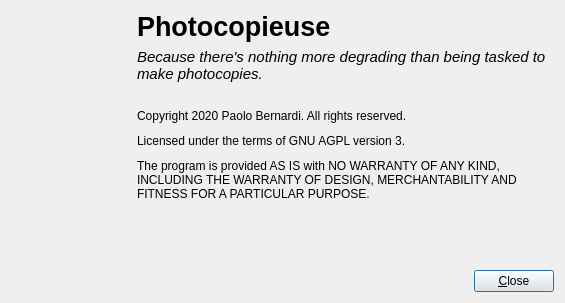
<?xml version="1.0" encoding="UTF-8"?>
<ui version="4.0">
 <class>Dialog</class>
 <widget class="QDialog" name="Dialog">
  <property name="geometry">
   <rect>
    <x>0</x>
    <y>0</y>
    <width>565</width>
    <height>303</height>
   </rect>
  </property>
  <property name="windowTitle">
   <string>About Photocopieuse</string>
  </property>
  <property name="windowIcon">
   <iconset>
    <normaloff>../img/pbse.png</normaloff>../img/pbse.png</iconset>
  </property>
  <layout class="QHBoxLayout" name="horizontalLayout">
   <item>
    <widget class="QWidget" name="widget_2" native="true">
     <property name="minimumSize">
      <size>
       <width>120</width>
       <height>0</height>
      </size>
     </property>
     <property name="maximumSize">
      <size>
       <width>120</width>
       <height>16777215</height>
      </size>
     </property>
     <layout class="QVBoxLayout" name="verticalLayout">
      <item>
       <widget class="QLabel" name="label_4">
        <property name="text">
         <string/>
        </property>
        <property name="pixmap">
         <pixmap>../img/pbse.png</pixmap>
        </property>
       </widget>
      </item>
      <item>
       <spacer name="verticalSpacer">
        <property name="orientation">
         <enum>Qt::Vertical</enum>
        </property>
        <property name="sizeHint" stdset="0">
         <size>
          <width>20</width>
          <height>40</height>
         </size>
        </property>
       </spacer>
      </item>
     </layout>
    </widget>
   </item>
   <item>
    <widget class="QWidget" name="widget" native="true">
     <property name="autoFillBackground">
      <bool>false</bool>
     </property>
     <layout class="QVBoxLayout" name="verticalLayout_2">
      <property name="leftMargin">
       <number>0</number>
      </property>
      <property name="topMargin">
       <number>0</number>
      </property>
      <property name="rightMargin">
       <number>0</number>
      </property>
      <property name="bottomMargin">
       <number>0</number>
      </property>
      <item>
       <widget class="QLabel" name="label">
        <property name="font">
         <font>
          <pointsize>20</pointsize>
          <weight>75</weight>
          <bold>true</bold>
         </font>
        </property>
        <property name="text">
         <string>Photocopieuse</string>
        </property>
       </widget>
      </item>
      <item>
       <widget class="QLabel" name="label_2">
        <property name="minimumSize">
         <size>
          <width>0</width>
          <height>29</height>
         </size>
        </property>
        <property name="font">
         <font>
          <pointsize>11</pointsize>
          <italic>true</italic>
         </font>
        </property>
        <property name="text">
         <string>Because there's nothing more degrading than being tasked to make photocopies.</string>
        </property>
        <property name="wordWrap">
         <bool>true</bool>
        </property>
       </widget>
      </item>
      <item>
       <spacer name="verticalSpacer_4">
        <property name="orientation">
         <enum>Qt::Vertical</enum>
        </property>
        <property name="sizeType">
         <enum>QSizePolicy::Fixed</enum>
        </property>
        <property name="sizeHint" stdset="0">
         <size>
          <width>20</width>
          <height>20</height>
         </size>
        </property>
       </spacer>
      </item>
      <item>
       <widget class="QLabel" name="label_3">
        <property name="text">
         <string>Copyright 2020 Paolo Bernardi. All rights reserved.</string>
        </property>
       </widget>
      </item>
      <item>
       <spacer name="verticalSpacer_6">
        <property name="orientation">
         <enum>Qt::Vertical</enum>
        </property>
        <property name="sizeType">
         <enum>QSizePolicy::Fixed</enum>
        </property>
        <property name="sizeHint" stdset="0">
         <size>
          <width>20</width>
          <height>5</height>
         </size>
        </property>
       </spacer>
      </item>
      <item>
       <widget class="QLabel" name="label_5">
        <property name="text">
         <string>Licensed under the terms of GNU AGPL version 3.</string>
        </property>
       </widget>
      </item>
      <item>
       <spacer name="verticalSpacer_5">
        <property name="orientation">
         <enum>Qt::Vertical</enum>
        </property>
        <property name="sizeType">
         <enum>QSizePolicy::Fixed</enum>
        </property>
        <property name="sizeHint" stdset="0">
         <size>
          <width>20</width>
          <height>5</height>
         </size>
        </property>
       </spacer>
      </item>
      <item>
       <widget class="QLabel" name="label_6">
        <property name="text">
         <string>The program is provided AS IS with NO WARRANTY OF ANY KIND, INCLUDING THE WARRANTY OF DESIGN, MERCHANTABILITY AND FITNESS FOR A PARTICULAR PURPOSE.</string>
        </property>
        <property name="wordWrap">
         <bool>true</bool>
        </property>
       </widget>
      </item>
      <item>
       <spacer name="verticalSpacer_2">
        <property name="orientation">
         <enum>Qt::Vertical</enum>
        </property>
        <property name="sizeHint" stdset="0">
         <size>
          <width>20</width>
          <height>40</height>
         </size>
        </property>
       </spacer>
      </item>
      <item>
       <widget class="QWidget" name="widget_3" native="true">
        <layout class="QHBoxLayout" name="horizontalLayout_2">
         <property name="spacing">
          <number>0</number>
         </property>
         <property name="leftMargin">
          <number>0</number>
         </property>
         <property name="topMargin">
          <number>0</number>
         </property>
         <property name="rightMargin">
          <number>0</number>
         </property>
         <property name="bottomMargin">
          <number>0</number>
         </property>
         <item>
          <spacer name="horizontalSpacer">
           <property name="orientation">
            <enum>Qt::Horizontal</enum>
           </property>
           <property name="sizeHint" stdset="0">
            <size>
             <width>40</width>
             <height>20</height>
            </size>
           </property>
          </spacer>
         </item>
         <item>
          <widget class="QPushButton" name="pbClose">
           <property name="text">
            <string>&amp;Close</string>
           </property>
           <property name="icon">
            <iconset theme="c">
             <normaloff>.</normaloff>.</iconset>
           </property>
          </widget>
         </item>
        </layout>
       </widget>
      </item>
     </layout>
    </widget>
   </item>
  </layout>
 </widget>
 <resources/>
 <connections/>
</ui>
